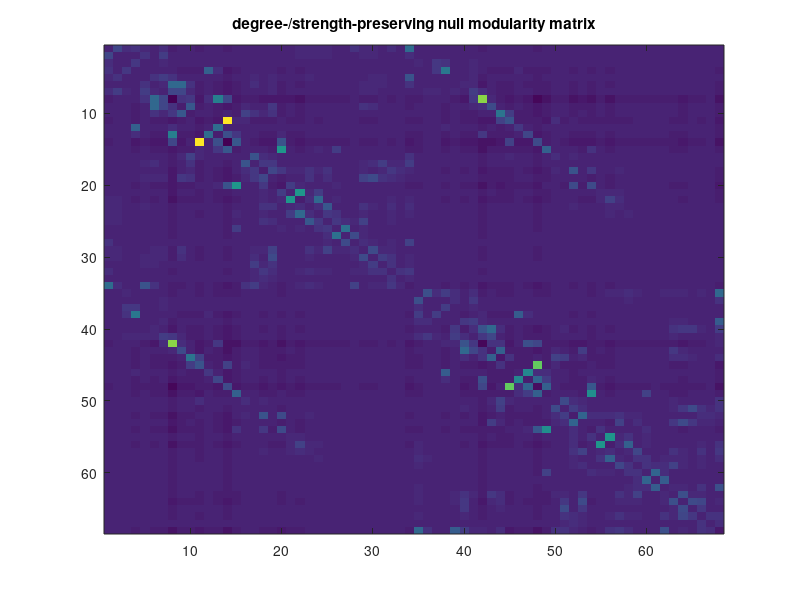

Write MATLAB code to recreate this figure. (Note: this script raises an error after producing the figure.)
clearvars
close all
clc

addpath('./fcn/')

% visualize the modularity matrix?
viz = 1 ;

%% load data

load ./data/sc_fc_data_singlesubject.mat
d = squareform(pdist(coor));
n = length(sc);

%% example 1. newman girvan

% degree-/strength-preserving null model but allows for self-loops

deg = sum(sc,2);
twom = sum(deg);
p = (deg*deg')/twom;
b = sc - p;

if viz
    imagesc(b)
    title('degree-/strength-preserving null modularity matrix')
    waitforbuttonpress
    close
end

% reference:
%   
%   Newman, M. E., & Girvan, M. (2004). Finding and evaluating community 
%   structure in networks. Physical review E, 69(2), 026113.

%% example 2. newman girvan (no loops)

% degree-/strength-preserving null model but excludes self-loops. (NOTE:
% this function estimates the expected weight by sampling individual null
% connectivity matrices. it is time consuming.

numrand = 1000;
numiter = 32;
deg = sum(sc,2);
temp = 25;
dec = 0.995;
energyfcn = 'maxpercentchange';
tolerance = 0.05;
maxiter = 1e5;

wr = zeros(n,n,numrand);
for i = 1:numrand
    ar = randmio_und(sc,numiter);
    wr(:,:,i) = fcn_match_strength(ar,nonzeros(triu(sc,1)),deg,temp,dec,energyfcn,tolerance,maxiter);
    subplot(1,2,1);
    imagesc(nanmean(wr(:,:,1:i),3));
    subplot(1,2,2);
    plot(deg,sum(nanmean(wr(:,:,1:i),3),2),'k.');
    drawnow;
end
p = nanmean(wr,3);
b = sc - p;

if viz
    imagesc(b)
    title('newman girvan (no loops) null modularity matrix')
    waitforbuttonpress
    close
end

%% example 3. uniform

% all connections (except for self-loops) have an expected weight equal to
% that of ``gamma''

gamma = 0.01;
p = ~eye(n)*gamma;
b = sc - p;

if viz
    imagesc(b)
    title('uniform null modularity matrix')
    waitforbuttonpress
    close
end

% reference(s):
%   
%   Bazzi, M., Porter, M. A., Williams, S., McDonald, M., Fenn, D. J., & 
%   Howison, S. D. (2016). Community detection in temporal multilayer 
%   networks, with an application to correlation networks. 
%   Multiscale Modeling & Simulation, 14(1), 1-41.
%
%   Traag, V. A., Van Dooren, P., & Nesterov, Y. (2011). Narrow scope for 
%   resolution-limit-free community detection. Physical Review E, 84(1), 
%   016114.

%% example 4. geometric (exponential and probabilistic)

% binary connections are drawn stochastically from a decaying exponential
% distribution. weights are then added inversely proportional to distance.

eta = 0.01;
numiter = 100;

p = zeros(n,n,numiter);
for iter = 1:numiter
    edges = find(triu(ones(n),1) > 0);
    prob = exp(-eta*d(edges));
    m = nnz(sc)/2;
    b = zeros(n);
    for i = 1:m
        c = [0; cumsum(prob)];
        r = sum(c(end)*rand > c);
        b(edges(r)) = 1;
        prob(r) = 0;
    end
    w = sort(sc(triu(sc > 0)),'ascend');
    idx = find(b);
    di = d(idx);
    [~,jdx] = sort(di,'descend');
    q = zeros(n);
    q(idx(jdx)) = w;
    q = q + q';
    p(:,:,iter) = q;
end
p = nanmean(p,3);
b = sc - p;

if viz
    imagesc(b)
    title('geometric null modularity matrix')
    waitforbuttonpress
    close
end

% reference(s):
%   
%   Betzel, R. F., Avena-Koenigsberger, A., Goñi, J., He, Y., De Reus, M. 
%   A., Griffa, A., ... & Sporns, O. (2016). Generative models of the human
%   connectome. Neuroimage, 124, 1054-1064.

%% example 5. minimum wiring

% binary connections are placed in the minimum wiring cost configuration. 
% weights are then added inversely proportional to distance.

m = nnz(sc)/2;
edges = find(triu(ones(n),1) > 0);
di = d(edges);
[~,ddx] = sort(di,'ascend');
p = zeros(n);
w = sort(sc(triu(sc > 0)),'descend');
p(edges(ddx(1:m))) = w;
p = p + p';
b = sc - p;

if viz
    imagesc(b)
    title('minimum wiring null modularity matrix')
    waitforbuttonpress
    close
end

% reference(s):
%   
%   Samu, D., Seth, A. K., & Nowotny, T. (2014). Influence of wiring cost 
%   on the large-scale architecture of human cortical connectivity. PLoS 
%   Comput Biol, 10(4), e1003557.

%% example 6. degree + space

% a degree-preserving null model in which edge swaps are restricted to
% different classes based on their distances.

numiter = 100;
nbins = 31;
nswap = 1e4;
q = zeros(n,n,numiter);
for iter = 1:numiter
    [~,ar] = fcn_match_length_degree_distribution(sc,d,nbins,nswap,true);
    q(:,:,iter) = ar + ar';
end
p = nanmean(q,3);
b = sc - p;

if viz
    imagesc(b)
    title('degree + space null modularity matrix')
    waitforbuttonpress
    close
end

% reference(s):
%   
%   Betzel, R. F., & Bassett, D. S. (2018). Specificity and robustness of 
%   long-distance connections in weighted, interareal connectomes. 
%   Proceedings of the National Academy of Sciences, 115(21), E4880-E4889.

%% example 7. binary null model

% preserves the exact binary structure of the observed network but assigns
% each edge the mean weight across all edges in the observed network.

avg = mean(nonzeros(sc));
p = (sc > 0)*avg;
b = sc - p;

if viz
    imagesc(b)
    title('binary null modularity matrix')
    waitforbuttonpress
    close
end

% reference(s):
%   
%   Bassett, D. S., Owens, E. T., Porter, M. A., Manning, M. L., & Daniels, 
%   K. E. (2015). Extraction of force-chain network architecture in 
%   granular materials using community detection. Soft Matter, 11(14), 
%   2731-2744.

%% example 8. signed and weighted (equal weighting of pos/neg contributions)

% handles positive and negative weights separately using newman-girvan null
% model. combines the positive and negative modularity matrices, weighting
% each equally.

fc = fc.*~eye(n);
fcpos = fc.*(fc > 0);
fcneg = -fc.*(fc < 0);
kpos = sum(fcpos,2);
twompos = sum(kpos);
kneg = sum(fcneg,2);
twomneg = sum(kneg);
ppos = (kpos*kpos')/twompos;
pneg = (kneg*kneg')/twomneg;
% wpos = twompos/(twompos + twomneg);
% wneg = twomneg/(twompos + twomneg);
bpos = (fcpos - ppos);
bneg = (fcneg - pneg);

b = bpos/(twompos + twomneg) - bneg/(twompos + twomneg);

if viz
    imagesc(b)
    title('signed and weighted null modularity matrix')
    waitforbuttonpress
    close
end

% reference(s):
% 
%   Gómez, S., Jensen, P., & Arenas, A. (2009). Analysis of community 
%   structure in networks of correlated data. Physical Review E, 80(1), 
%   016114.

%% example 9. signed and weighted (disproportionate weighting of pos/neg contributions)

% handles positive and negative weights separately using newman-girvan null
% model. combines the positive and negative modularity matrices, but
% weights the contribution from positive weights more heavily than that of
% negative weights.

fc = fc.*~eye(n);
fcpos = fc.*(fc > 0);
fcneg = -fc.*(fc < 0);
kpos = sum(fcpos,2);
twompos = sum(kpos);
kneg = sum(fcneg,2);
twomneg = sum(kneg);
ppos = (kpos*kpos')/twompos;
pneg = (kneg*kneg')/twomneg;
wpos = twompos/(twompos + twomneg);
wneg = twomneg/(twompos + twomneg);
bpos = (fcpos - ppos);
bneg = (fcneg - pneg);

b = bpos/(twompos) - bneg/(twompos + twomneg);

if viz
    imagesc(b)
    title('signed and weighted (unequal wei) null modularity matrix')
    waitforbuttonpress
    close
end

% reference(s):
% 
%   Rubinov, M., & Sporns, O. (2011). Weight-conserving characterization of
%   complex functional brain networks. Neuroimage, 56(4), 2068-2079.